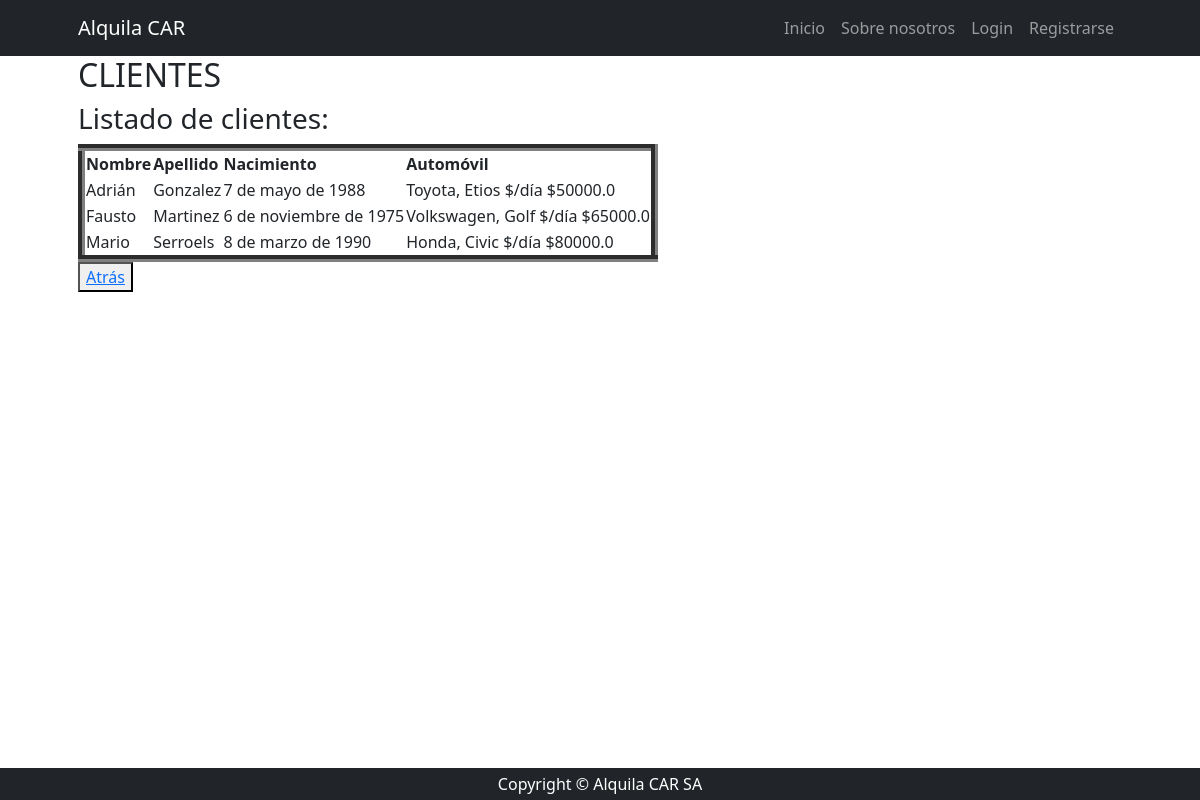
/clientes/cliente/list, run on the app's committed database.
### cliente/models.py (models this page shows, shortened)
class Cliente(models.Model):
    nombre = models.CharField(max_length=100)
    apellido = models.CharField(max_length=100)
    nacimiento = models.DateField(null=True, blank=True)
    pais_origen_id = models.ForeignKey(
        Pais, null=True, blank=True, on_delete=models.SET_NULL, verbose_name="país de origen"
    )
    automovil=models.ForeignKey(Producto, null=True, blank=True, on_delete=models.SET_NULL, verbose_name='auto')

### producto/models.py (models this page shows)
class Producto(models.Model):
    marca = models.CharField(max_length=100)
    modelo = models.CharField(max_length=100)
    precio = models.FloatField()
    unidad_medida = models.CharField(max_length=100)
    descripcion = models.TextField(null=True, blank=True, verbose_name='descripción')
    fecha_actualizacion=models.DateField(null=True, blank=True, default=timezone.now,editable=False, verbose_name='Fecha de actualización')
    categoria_id = models.ForeignKey(ProductoCategoria, on_delete=models.SET_NULL, null=True)
    def __str__(self) -> str:
        return f"{self.marca}, {self.modelo} {self.unidad_medida} ${self.precio}"
    class Meta:
        verbose_name = "producto"
        verbose_name_plural = "productos"

### cliente/views.py (the view)
# urls.py: path("cliente/list", views.cliente_list, name="cliente_list"),
def cliente_list(request):
    clientes = models.Cliente.objects.all()
    context = {"clientes": clientes}
    return render(request, "cliente/cliente_list.html", context)

### cliente/templates/cliente/cliente_list.html
{% extends 'core/base.html' %}
{% block content %}
    <h2>CLIENTES</h2>
    <h3>Listado de clientes:</h3>
    <table border="7">
        <thead>
            <th>Nombre</th>
            <th>Apellido</th>
            <th>Nacimiento</th>
            <th>Automóvil</th>
        </thead>
        <tbody>
            {% for cliente in clientes %}
                <tr>
                    <td>{{ cliente.nombre }}</td>
                    <td>{{ cliente.apellido }}</td>
                    {% if cliente.nacimiento %}
                        <td>{{ cliente.nacimiento }}</td>
                    {% else %}
                        <td>Sin registro</td>
                    {% endif %}
                    {% if cliente.automovil %}
                        <td>{{ cliente.automovil }}</td>
                    {% else %}
                        <td>Sin registro</td>
                    {% endif %}
                </tr>
            {% endfor %}
        </tbody>
    </table>
    <button><a href="{% url 'cliente:index' %}">Atrás</a></button>
{% endblock content %}

### data on the page
Cliente: nombre "Adrián", apellido "Gonzalez", nacimiento "7 de mayo de 1988", automovil "Toyota, Etios $/día $50000.0"
Cliente: nombre "Fausto", apellido "Martinez", nacimiento "6 de noviembre de 1975", automovil "Volkswagen, Golf $/día $65000.0"
Cliente: nombre "Mario", apellido "Serroels", nacimiento "8 de marzo de 1990", automovil "Honda, Civic $/día $80000.0"
